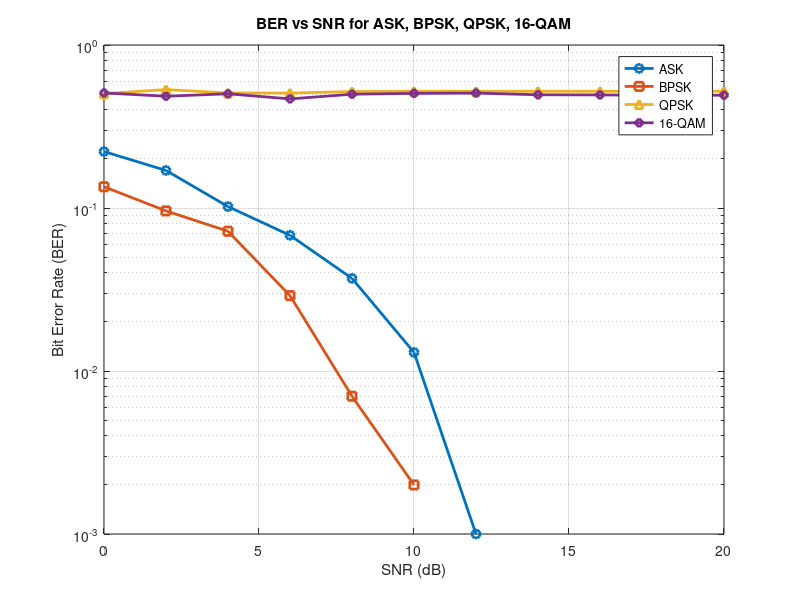

This figure's MATLAB source:
clc;
clear;
close all;

%% PARAMETERS
N = 1000;                 % Number of bits
SNR_dB = 0:2:20;          % SNR range
bits = randi([0 1], 1, N);

%% ================= ASK =================
ask_mod = bits;   % On-Off Keying

BER_ask = zeros(size(SNR_dB));

for i = 1:length(SNR_dB)
    noisy = awgn(ask_mod, SNR_dB(i), 'measured');
    demod = noisy > 0.5;
    BER_ask(i) = sum(bits ~= demod)/N;
end

%% ================= BPSK =================
bpsk_mod = 2*bits - 1;

BER_bpsk = zeros(size(SNR_dB));

for i = 1:length(SNR_dB)
    noisy = awgn(bpsk_mod, SNR_dB(i), 'measured');
    demod = noisy > 0;
    BER_bpsk(i) = sum(bits ~= demod)/N;
end

%% ================= QPSK =================
% Convert bits to symbols
bits_reshape = reshape(bits(1:floor(N/2)*2), 2, []).';
symbols = bi2de(bits_reshape);

qpsk_mod = pskmod(symbols, 4);

BER_qpsk = zeros(size(SNR_dB));

for i = 1:length(SNR_dB)
    noisy = awgn(qpsk_mod, SNR_dB(i), 'measured');
    demod = pskdemod(noisy, 4);
    bits_out = de2bi(demod, 2);
    bits_out = bits_out(:).';
    
    original = bits(1:length(bits_out));
    BER_qpsk(i) = sum(original ~= bits_out)/length(bits_out);
end

%% ================= 16-QAM =================
bits_reshape = reshape(bits(1:floor(N/4)*4), 4, []).';
symbols = bi2de(bits_reshape);

qam_mod = qammod(symbols, 16);

BER_qam = zeros(size(SNR_dB));

for i = 1:length(SNR_dB)
    noisy = awgn(qam_mod, SNR_dB(i), 'measured');
    demod = qamdemod(noisy, 16);
    bits_out = de2bi(demod, 4);
    bits_out = bits_out(:).';
    
    original = bits(1:length(bits_out));
    BER_qam(i) = sum(original ~= bits_out)/length(bits_out);
end

%% ================= PLOT =================
figure;
semilogy(SNR_dB, BER_ask, '-o', 'LineWidth', 2); hold on;
semilogy(SNR_dB, BER_bpsk, '-s', 'LineWidth', 2);
semilogy(SNR_dB, BER_qpsk, '-^', 'LineWidth', 2);
semilogy(SNR_dB, BER_qam, '-d', 'LineWidth', 2);

grid on;
xlabel('SNR (dB)');
ylabel('Bit Error Rate (BER)');
title('BER vs SNR for ASK, BPSK, QPSK, 16-QAM');
legend('ASK', 'BPSK', 'QPSK', '16-QAM');
